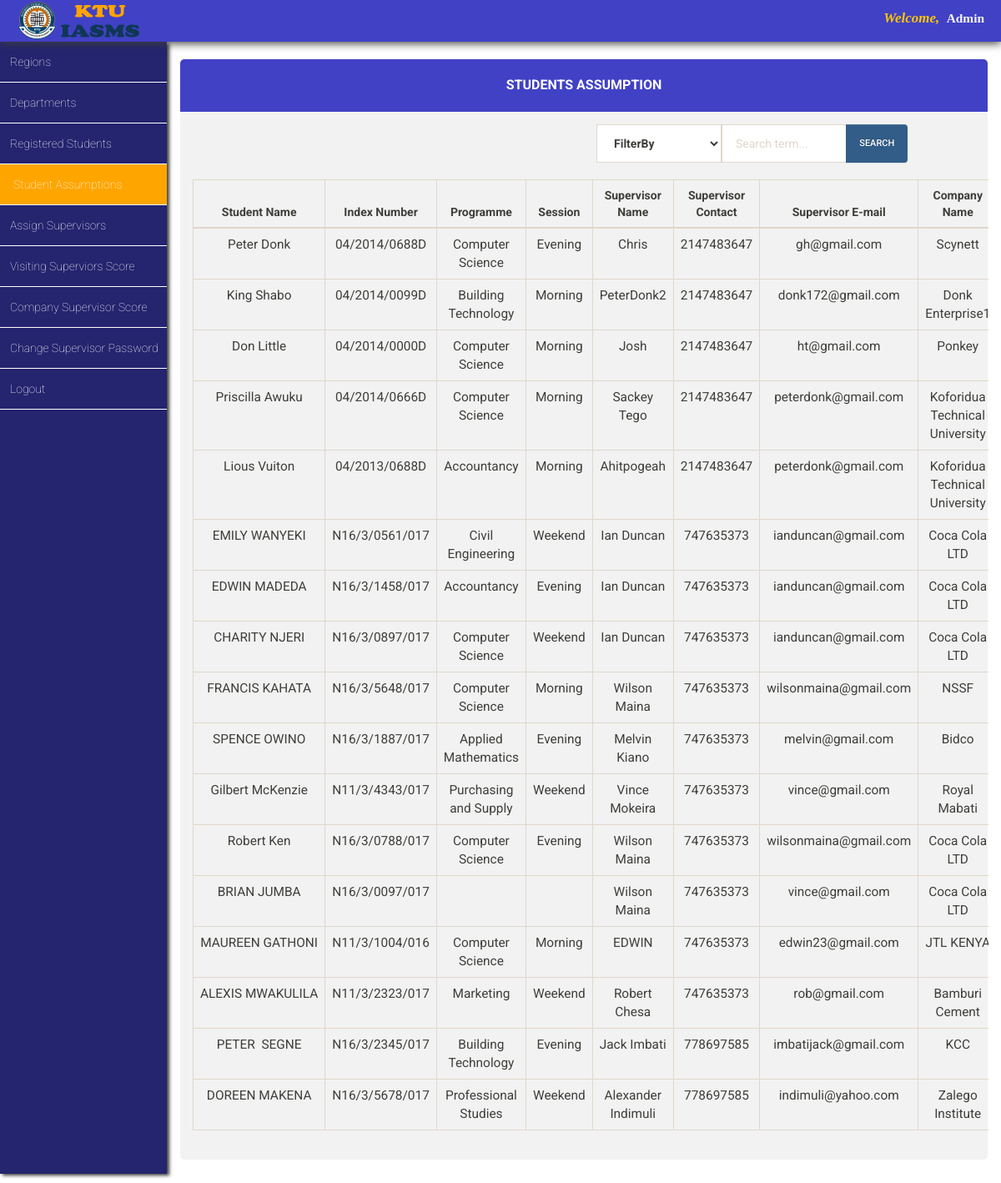
The app's page /admin/students_assumptions/students_assumptions.php with its own data.
### tables this page shows
CREATE TABLE `students_assumption` (
  `id` int(11) NOT NULL,
  `first_name` varchar(200) NOT NULL,
  `last_name` varchar(200) NOT NULL,
  `other_name` varchar(200) NOT NULL,
  `index_number` varchar(200) NOT NULL,
  `level` varchar(200) NOT NULL,
  `programme` varchar(200) NOT NULL,
  `session` varchar(200) NOT NULL,
  `company_name` varchar(200) NOT NULL,
  `supervisor_name` varchar(200) NOT NULL,
  `supervisor_contact` int(20) NOT NULL,
  `supervisor_email` varchar(100) NOT NULL,
  `company_region` varchar(200) NOT NULL,
  `company_address` mediumtext NOT NULL,
  `registration_type` varchar(200) NOT NULL,
  `date` timestamp NOT NULL DEFAULT current_timestamp() ON UPDATE current_timestamp()
);

### admin/students_assumptions/students_assumptions.php (the view, shortened to what this page needs)
<?php
include '../../database_connection/database_connection.php';
$mysql_query_1 = "SELECT * FROM students_assumption";
 ?>
<!DOCTYPE html>
<html lang="en" class="bg-pink">
<head>
  <link rel="stylesheet" href="../../css/bootstrap-theme.min.css"/>
  <link rel="stylesheet" href="../../css/bootstrap.min.css"/>
  <link rel="stylesheet" href="../../css/main_page_style.css"/>
  <link rel="stylesheet" href="students_assumptions.css"/>
</head>
<body>
<div id="top-navigation">
<div id="header_logo"><img src="../../img/header_log.png" class="img-responsive" alt="logo" style="float:left;width:150px; height:50px;position:relative;left:20px"/></div>
<div id="student_name"><span style="color:rgb(255, 198, 0);font-size:1.1em"><em>Welcome,</em>&nbsp; </span><span style="font-family:serif"><?php echo "Admin"?></span></div>
</div>
<div id="left_side_bar">
<ul id="menu_list">
  <a class="menu_items_link" href="../regions/regions.php"><li class="menu_items_list">Regions</li></a>
  <a class="menu_items_link" href="../departments/departments.php"><li class="menu_items_list">Departments</li></a>
  <a class="menu_items_link" href="../view_registered_students/view_registered_students.php"><li class="menu_items_list">Registered Students</li></a>
  <a class="menu_items_link" href="students_assumptions.php"><li class="menu_items_list" style="background-color:orange;padding-left:16px">Student Assumptions</li></a>
  <a class="menu_items_link" href="../assign_supervisors/assign_supervisors.php"><li class="menu_items_list">Assign Supervisors</li></a>
  <a class="menu_items_link" href="../visiting_score/visiting_supervisors_score.php"><li class="menu_items_list">Visiting Superviors Score</li></a>
  <a class="menu_items_link" href="../company_score/company_supervisor_score.php"><li class="menu_items_list">Company Supervisor Score</li></a>
  <a class="menu_items_link" href="../change_password/change_password.php"><li class="menu_items_list">Change Supervisor Password</li></a>
  <a class="menu_items_link" href="../../index.php"><li class="menu_items_list">Logout</li></a>
</ul>
</div>
<div class="container-fluid">
<div id="main_content">
    <div class = "panel">
       <div class = "panel-heading phead">
          <h2 class = "panel-title ptitle"> Students Assumption </h2>
       </div>
            <div class = "panel-body pbody">
              <form method="post" action="">
                  <div class="row">
                      <div class="col-xs-5 col-xs-offset-6">
              		    <div class="input-group">
                              <div class="input-group-btn search-panel">
                                  <select class="form-control search_by_side" name="filter-by">
                                    <option>FilterBy</option>
                                  </select>
                              </div>
                              <input type="text" class="form-control" name="txt_search_term" placeholder="Search term...">
                              <span class="input-group-btn">
                                  <input type="submit" class="btn btn-primary" value="search" name="btn_search" id="btn_search">
                              </span>
                            </form>
                          </div>
                      </div>
              	</div>
              <br>
              <table class="table table-bordered table-hover">
                  <thead>
                    <tr>
                        <th style="text-align:center">Student Name</th>
                        <th style="text-align:center">Index Number</th>
                        <th style="text-align:center">Programme</th>
                        <th style="text-align:center">Session</th>
                        <th style="text-align:center">Supervisor Name</th>
                        <th style="text-align:center">Supervisor Contact</th>
                        <th style="text-align:center" width="5%">Supervisor E-mail</th>
                        <th style="text-align:center">Company Name</th>
                    </tr>
                  </thead>
                  <tbody>
                    <?php
                    $mysql_query_command_1 = $mysql_query_1;
                    $execute_result_query = mysqli_query($conn,$mysql_query_command_1);
                    while ($row_set = mysqli_fetch_array($execute_result_query)){
                      echo "<tr style='text-align:center;font-size:1.1em'>";
                      echo "<td>".$row_set["first_name"]."&nbsp;".$row_set["last_name"]."</td>";
                      echo "<td>".$row_set["index_number"]."</td>";
                      echo "<td>".$row_set["programme"]."</td>";
                      echo "<td>".$row_set["session"]."</td>";
                      echo "<td>".$row_set["supervisor_name"]."</td>";
                      echo "<td>".$row_set["supervisor_contact"]."</td>";
                      echo "<td>".$row_set["supervisor_email"]."</td>";
                      echo "<td>".$row_set["company_name"]."</td>";
                      echo "</tr>";
                    }
                     ?>
                  </tbody>
            </table>
     </div>
</body>
</html>

### css/main_page_style.css (style rules this page uses)
* { margin: 0; padding: 0; }
#top-navigation { position: fixed; width: 100%; height: 50px; background-color: rgba(27, 27, 187, 0.83); box-shadow: 0 2px 10px; z-index: 4; }
#top-navigation #student_name { color: whitesmoke; float: right; margin-right: 20px; font-size: 1.1em; font-weight: bold; margin-top: 10px; font-family: serif; }
#left_side_bar { height: 92vh; float: left; margin-top: 50px; overflow: auto; background-color: rgba(18, 18, 99, 0.92); position: fixed; box-shadow: 3px 2px 4px; width: 200px; z-index: 2; }
#left_side_bar #menu_list a { text-decoration: none; color: white; font-size: 1em; }
#left_side_bar #menu_list li { text-decoration-style: none; padding: 14px 10px 14px 12px; border-bottom: 1px solid white; font-weight: lighter; }
#main_content { background-color: white; margin-top: 50px; float: right; padding-left: 200px; width: 100%; height: 92vh; overflow-y: auto; overflow-x: auto; }
@media only screen and (min-width: 320px) { #left_side_bar { width: 160px; } }
@media only screen and (min-width: 320px) { #left_side_bar #menu_list a { font-size: .8em; } }
@media only screen and (min-width: 320px) { #left_side_bar #menu_list li { padding: 14px 10px 14px 8px; } }
@media only screen and (min-width: 320px) { #main_content { padding-left: 160px; } }
@media only screen and (min-width: 480px) { #left_side_bar { width: 160px; } }
@media only screen and (min-width: 480px) { #left_side_bar #menu_list a { font-size: .8em; } }
@media only screen and (min-width: 480px) { #left_side_bar #menu_list li { padding: 14px 10px 14px 8px; } }
@media only screen and (min-width: 480px) { #main_content { padding-left: 160px; } }
@media only screen and (min-width: 992px) { #left_side_bar { width: 200px; } }
@media only screen and (min-width: 992px) { #left_side_bar #menu_list a { font-size: 1em; } }
@media only screen and (min-width: 992px) { #left_side_bar #menu_list li { padding: 14px 10px 14px 12px; } }
@media only screen and (min-width: 992px) { #main_content { padding-left: 200px; } }
@media only screen and (min-width: 1200px) { #left_side_bar { width: 200px; } }
@media only screen and (min-width: 1200px) { #left_side_bar #menu_list a { font-size: 1em; } }
@media only screen and (min-width: 1200px) { #left_side_bar #menu_list li { padding: 14px 10px 14px 12px; } }
@media only screen and (min-width: 1200px) { #main_content { padding-left: 200px; } }

### admin/students_assumptions/students_assumptions.css (style rules this page uses)
.search_by_side { width: 150px !important; font-weight: bold; }
.table { width: 100% !important; }
.phead { padding: 20px; margin-top: 20px; width: 100%; text-align: center; font-weight: bold; background-color: rgba(27, 27, 187, 0.83); border-top-left-radius: 5px; border-top-right-radius: 5px; color: white; }
.ptitle { font-size: 16px !important; font-weight: bold !important; }
.pbody { background-color: rgba(232, 232, 232, 0.56); border-radius: 5px; }

### records on screen
students_assumption: first_name "Peter", last_name "Donk", index_number "04/2014/0688D", programme "Computer Science", session "Evening", supervisor_name "Chris", supervisor_contact "2147483647", supervisor_email "gh@gmail.com", company_name "Scynett"
students_assumption: first_name "King", last_name "Shabo", index_number "04/2014/0099D", programme "Building Technology", session "Morning", supervisor_name "PeterDonk2", supervisor_contact "2147483647", supervisor_email "donk172@gmail.com", company_name "Donk…"
students_assumption: first_name "Don", last_name "Little", index_number "04/2014/0000D", programme "Computer Science", session "Morning", supervisor_name "Josh", supervisor_contact "2147483647", supervisor_email "ht@gmail.com", company_name "Ponkey"
students_assumption: first_name "Priscilla", last_name "Awuku", index_number "04/2014/0666D", programme "Computer Science", session "Morning", supervisor_name "Sackey Tego", supervisor_contact "2147483647", supervisor_email "peterdonk@gmail.com", company_name "Koforidua Technical University"
students_assumption: first_name "Lious", last_name "Vuiton", index_number "04/2013/0688D", programme "Accountancy", session "Morning", supervisor_name "Ahitpogeah", supervisor_contact "2147483647", supervisor_email "peterdonk@gmail.com", company_name "Koforidua Technical University"
students_assumption: first_name "EMILY", last_name "WANYEKI", index_number "N16/3/0561/017", programme "Civil Engineering", session "Weekend", supervisor_name "Ian Duncan", supervisor_contact "747635373", supervisor_email "ianduncan@gmail.com", company_name "Coca Cola LTD"
students_assumption: first_name "EDWIN", last_name "MADEDA", index_number "N16/3/1458/017", programme "Accountancy", session "Evening", supervisor_name "Ian Duncan", supervisor_contact "747635373", supervisor_email "ianduncan@gmail.com", company_name "Coca Cola LTD"
students_assumption: first_name "CHARITY", last_name "NJERI", index_number "N16/3/0897/017", programme "Computer Science", session "Weekend", supervisor_name "Ian Duncan", supervisor_contact "747635373", supervisor_email "ianduncan@gmail.com", company_name "Coca Cola LTD"
students_assumption: first_name "FRANCIS", last_name "KAHATA", index_number "N16/3/5648/017", programme "Computer Science", session "Morning", supervisor_name "Wilson Maina", supervisor_contact "747635373", supervisor_email "wilsonmaina@gmail.com", company_name "NSSF"
students_assumption: first_name "SPENCE", last_name "OWINO", index_number "N16/3/1887/017", programme "Applied Mathematics", session "Evening", supervisor_name "Melvin Kiano", supervisor_contact "747635373", supervisor_email "melvin@gmail.com", company_name "Bidco"
students_assumption: first_name "Gilbert", last_name "McKenzie", index_number "N11/3/4343/017", programme "Purchasing and Supply", session "Weekend", supervisor_name "Vince Mokeira", supervisor_contact "747635373", supervisor_email "vince@gmail.com", company_name "Royal Mabati"
students_assumption: first_name "Robert", last_name "Ken", index_number "N16/3/0788/017", programme "Computer Science", session "Evening", supervisor_name "Wilson Maina", supervisor_contact "747635373", supervisor_email "wilsonmaina@gmail.com", company_name "Coca Cola LTD"
students_assumption: first_name "BRIAN", last_name "JUMBA", index_number "N16/3/0097/017", supervisor_name "Wilson Maina", supervisor_contact "747635373", supervisor_email "vince@gmail.com", company_name "Coca Cola LTD"
students_assumption: first_name "MAUREEN", last_name "GATHONI", index_number "N11/3/1004/016", programme "Computer Science", session "Morning", supervisor_name "EDWIN", supervisor_contact "747635373", supervisor_email "edwin23@gmail.com", company_name "JTL…"
students_assumption: first_name "ALEXIS", last_name "MWAKULILA", index_number "N11/3/2323/017", programme "Marketing", session "Weekend", supervisor_name "Robert Chesa", supervisor_contact "747635373", supervisor_email "rob@gmail.com", company_name "Bamburi Cement"
students_assumption: first_name "PETER", last_name "SEGNE", index_number "N16/3/2345/017", programme "Building Technology", session "Evening", supervisor_name "Jack Imbati", supervisor_contact "778697585", supervisor_email "imbatijack@gmail.com", company_name "KCC"
students_assumption: first_name "DOREEN", last_name "MAKENA", index_number "N16/3/5678/017", programme "Professional Studies", session "Weekend", supervisor_name "Alexander Indimuli", supervisor_contact "778697585", supervisor_email "indimuli@yahoo.com", company_name "Zalego Institute"
